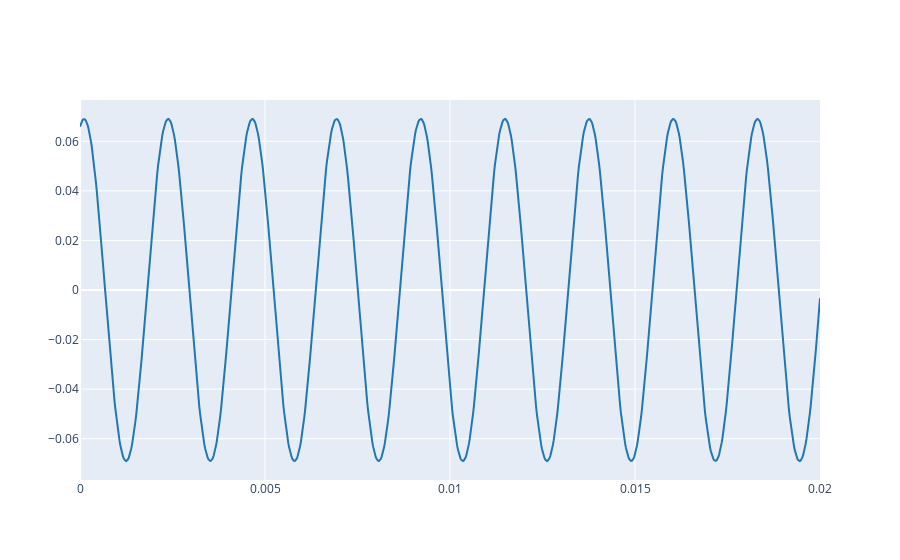

Notebook source saved alongside this figure:
### Markdown cell above
2.1. Define a complex exponential with the same parameters that those from Lab 1 (Ex 3.1) and plot the real part.

### Code cell
# Write the code here
A0 = 0.069  # Amplitude
phi = -0.3  # Phase
f0 = 440  # Frequency
T0 = 1/f0
fs = 44100
t = np.arange(0, 0.02, 1/fs) 
x = A0 * np.exp(1j*(2*f0*np.pi*t + phi))

plot_signals(np.real(x), fs)

### Figure 1 — Plotly figure (JSON) as saved in the notebook; plotly's stock layout.template omitted (floating-point values rounded to 4 significant figures; data arrays with more than 128 entries replaced by an {"elided": "..."} marker saying what was removed)
{"data": [{"line": {"color": "#1f77b4", "shape": "linear"}, "mode": "lines", "name": "audio signal 0", "type": "scatter", "x": {"elided": "882 float values"}, "y": {"elided": "882 float values"}}], "layout": {}}
